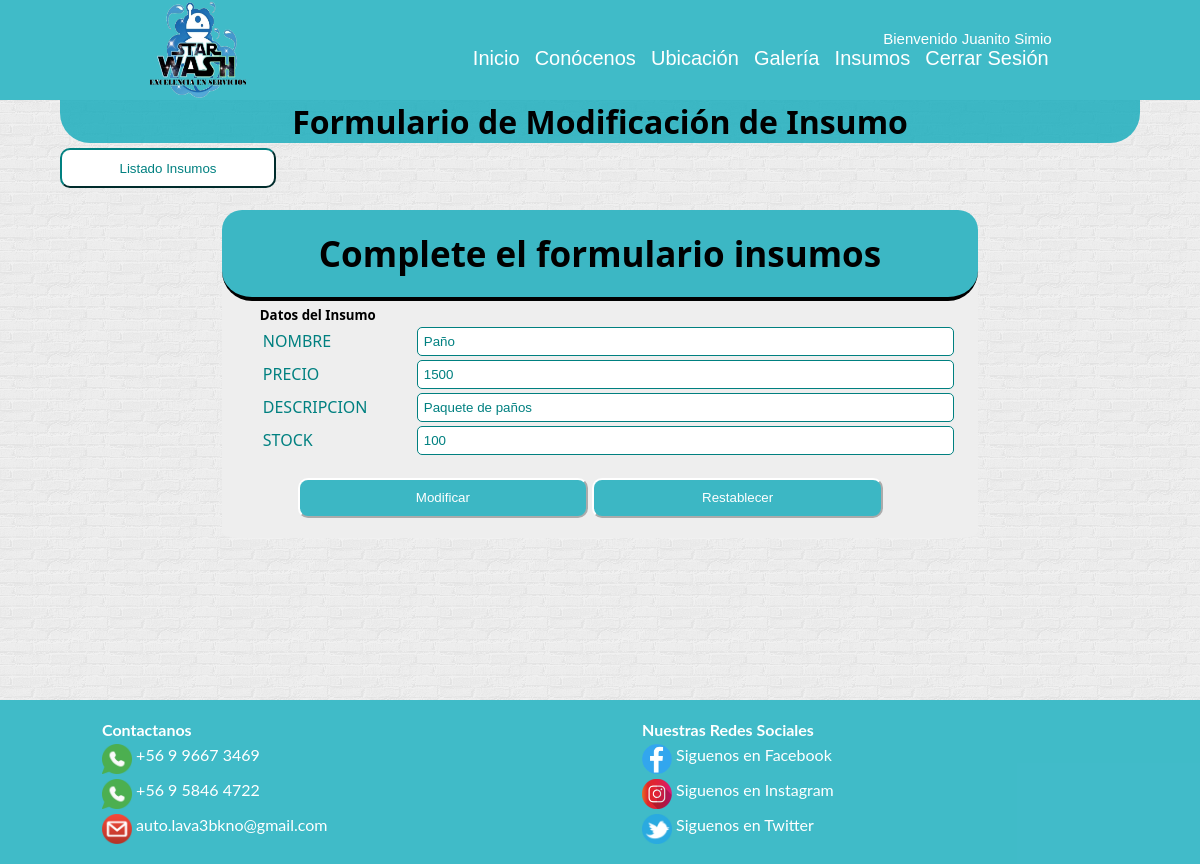
/buscar/Paño/ (signed in), run on the app's committed database.
### StarWash/models.py (models this page shows, shortened)
class Insumo (models.Model):
    nombre = models.CharField(max_length=80, primary_key=True)
    precio = models.IntegerField()
    descripcion = models.TextField(max_length=200, null=True)
    stock = models.IntegerField()

### StarWash/views.py (the view)
# urls.py: path('buscar/<id>/', buscar, name='BUSCAR'),
@login_required(login_url='/login/') #pide que este logeado
@permission_required('StarWash.view_insumo', login_url='/login/') #pide un permiso para ver insumos
def buscar(request,id):
    try:
        insumo = Insumo.objects.get(nombre=id)
        return render(request,'web/formulario_insumo_mod.html',{'insumo':insumo})
    except :
        msg = 'No existe el Insumo'
    response = requests.get("http://127.0.0.1:8000/api/insumos/")
    lista_insumos = response.json()
    return render(request,'web/admin_insumos.html',{'lista_insumos':lista_insumos,'mensaje':msg})

### StarWash/templates/web/formulario_insumo_mod.html (shortened to what this page needs)
{% extends "web/base.html" %} {% load static%} {% block estilos %} {% endblock estilos %} {% block contenido%}
<div id="section">
    <h1>Formulario de Modificación de Insumo</h1>
    <input class="boton-admin" type="button" value="Listado Insumos" onclick="ir()">
    <form action="{% url 'MODIFICAR' %}" method="POST" class="forma" onsubmit="return validarFormularioProductos()">
        <table>
            <h1 class="tituloFormulario">Complete el formulario insumos</h1>
            <h5>Datos del Insumo</h5>
            <div class="contenedor-formulario">
                <tr>
                    <td>
                        <p class="lbl"> NOMBRE </p>
                    </td>
                    <td class="caja">
                        <input type="text" value="{{insumo.nombre}}" id="txtNombreInsumo" name="NombreInsumo" class="field" minlength="3" maxlength="200" required readonly="readonly"></td>
                </tr>
                <tr>
                    <td>
                        <p class="lbl "> PRECIO </p>
                    </td>
                    <td class="caja "><input type="number " value="{{insumo.precio}} " id="txtPrecio " name="Precio" class="field" required placeholder="Ej: 1000"></td>
                </tr>
                <tr>
                    <td>
                        <p class="lbl "> DESCRIPCION </p>
                    </td>
                    <td class="caja "><input type="text " value="{{insumo.descripcion}} " id="txtDescripcion" name="Descripcion" class="field" minlength="3" maxlength="200"></td>
                </tr>
                <tr>
                    <td>
                        <p class="lbl "> STOCK </p>
                    </td>
                    <td class="caja "><input type="number " value="{{insumo.stock}}" id="txtStock" name="Stock" class="field"></td>
                </tr>
            </div>
        </table>
        <div class="botones ">
            <input class="boton" type="submit" value="Modificar">
            <input class="boton" type="reset" value="Restablecer">
        </div>
    </form>
</div>
{% endblock contenido %}

### StarWash/templates/web/base.html (shortened to what this page needs)
<!DOCTYPE html>
<html lang="es">
{% load static %}
<head>
    <link rel="stylesheet" href="{% static 'css/estilos.css' %}"> {% block estilos %} {% endblock estilos %}
    <link rel="icon" href="{% static 'img/logo/Logo.png' %}" /> {% load pwa %} {% progressive_web_app_meta %}
</head>
<body>
    <header class="header">
        <div class="container logo-nav-container">
            <div class="logo">
                <a href="{% url 'INDEX' %}">
                    <img src="{% static 'img/logo/Logo.png' %}" alt="">
                </a>
            </div>
            <div class="barraMenu">
                <div class="bienvenidaUsuario">
                    {% if user.is_authenticated %}
                    <p> Bienvenido {{user.first_name}} {{user.last_name}}</p>
                    {% endif%}
                </div>
                <nav class="navigation">
                    <ul class="">
                        <li><a href="{% url 'INDEX' %}">Inicio</a></li>
                        <li><a href="{% url 'CONOCENOS' %}">Conócenos</a></li>
                        <li><a href="{% url 'UBICACION' %}">Ubicación</a></li>
                        <li><a href="{% url 'GALERIA' %}">Galería</a></li>
                        {% if user.is_authenticated %}
                        <li><a href="{% url 'INSUMOS' %}">Insumos</a></li>
                        <li><a href="{% url 'LOGOUT' %}">Cerrar Sesión</a></li>
                        {% else %}
                        <li><a href="{% url 'FORMULARIO' %}">Registrar</a></li>
                        <li><a href="{% url 'LOGIN' %}">Iniciar Sesión</a></li>
                        {% endif%}
                    </ul>
                </nav>
            </div>
        </div>
    </header>
    <main class="main">
        <div class="container">
            {% block contenido %} {% endblock contenido %}
        </div>
    </main>
    <footer class="footer">
        <div class="container">
            <div class="icon-footer ">
                <div class="contactanos">
                    <h4>Contactanos</h4>
                    <p>
                        <a href="https://web.whatsapp.com/ " target="_blank ">
                            <img src="{% static 'img/redesSociales/icon_whatsapp.png' %} "> +56 9 9667 3469
                        </a>
                    </p>
                    <p>
                        <a href="https://web.whatsapp.com/ " target="_blank ">
                            <img src="{% static 'img/redesSociales/icon_whatsapp.png' %} "> +56 9 5846 4722
                        </a>
                    </p>
                    <p>
                        <a href="https://www.gmail.com/mail/help/intl/es/about.html?iframe " target="_blank ">
                            <img src="{% static 'img/redesSociales/icon_gmail.png' %} "> auto.lava3bkno@gmail.com
                        </a>
                    </p>
                </div>
                <div class="redesSociales">
                    <h4>Nuestras Redes Sociales</h4>
                    <p>
                        <a href="https://www.facebook.com/miguel.lavado.1829 " target="_blank ">
                            <img src="{% static 'img/redesSociales/icon_facebook.png' %} "> Siguenos en Facebook
                        </a>
                    </p>
                    <p>
                        <a href="https://www.instagram.com/autolavtresope/?hl=en " target="_blank ">
                            <img src="{% static 'img/redesSociales/icon_instagram.png' %} "> Siguenos en Instagram
                        </a>
                    </p>
                    <p>
                        <a href="https://twitter.com/AutoLavado7 " target="_blank ">
                            <img src="{% static 'img/redesSociales/icon_twitter.png' %} "> Siguenos en Twitter
                        </a>
                    </p>
                </div>
            </div>
        </div>
    </footer>
</body>
</html>

### StarWash/static/css/estilos.css (style rules this page uses)
* { margin: 0 auto; }
.container { width: 90%; height: 100%; max-width: 1400px; margin: 0 auto; }
.container h1 { background: #1abc; text-align: center; margin-bottom: 5px; border-bottom-left-radius: 30px; border-bottom-right-radius: 30px; }
.header { background: #1abc; color: white; left: 0; top: 0; width: 100%; }
.header a { text-decoration: none; color: white; }
.logo { width: 100px; height: 100px; }
.logo img { width: 100%; height: 100%; }
.logo-nav-container { display: flex; justify-content: space-between; align-items: center; flex-wrap: wrap; }
.bienvenidaUsuario { text-align: right; margin-right: 0; text-decoration: none; color: white; font-family: 'Gill Sans', 'Gill Sans MT', Calibri, 'Trebuchet MS', sans-serif; font-size: 15px; }
.navigation ul li { display: inline-block; padding-left: 5px; right: 0; text-align: center; }
.navigation a { padding: 3px; transition: all 0.4s linear; border-radius: 5px; font-family: 'Gill Sans', 'Gill Sans MT', Calibri, 'Trebuchet MS', sans-serif; font-size: 20px; }
.main { width: 100%; height: 100%; font-family: 'Segoe UI', Tahoma, Geneva, Verdana, sans-serif; background-image: url(../img/brickwall.png); }
.footer { background: #1abc; width: 100%; margin-bottom: 0; position: relative; }
.footer h5, h4 { color: white; }
.icon-footer { display: flex; flex-wrap: wrap; padding-top: 20px; padding-bottom: 20px; }
.icon-footer img { height: 30px; width: 30px; margin-top: 5px; vertical-align: middle; }
.icon-footer a { text-decoration: none; color: white; }
.contactanos { width: 45%; padding-left: 30px; }
.redesSociales { width: 45%; padding-left: 30px; }
body { font-family: 'lato'; }
#section { width: 100%; height: 600px; }
#section h1 { background: #1abc; text-align: center; margin-bottom: 5px; }
.tituloFormulario { color: black; padding: 20px; text-align: center; font-size: 35px; background: #1abc; border-bottom: solid 4px black; border-top-left-radius: 20px; border-top-right-radius: 20px; }
.lbl { color: teal; width: 150px; }
.forma { width: 70%; margin: 0 auto; margin-top: 2%; max-width: 800px; background-color: #eee; border-radius: 2%; border-top-left-radius: 20px; border-top-right-radius: 20px; align-content: center; }
.forma table, h5 { padding-left: 5%; }
.field { border-radius: 5px; border: solid teal 1px; padding: 6px; border-color: teal; color: teal; width: 100% }
.caja { width: 100%; padding-right: 5%; }
.botones { padding: 20px; padding-left: 10%; }
.boton { border-radius: 10px; border-color: white; background-color: #1abc; width: 44%; height: 40px; color: white; }
.boton-admin { border-radius: 10px; border-color: teal; background-color: white; width: 20%; height: 40px; color: teal; min-width: 200px; }

### data on the page
Insumo: NombreInsumo "Paño", Precio "1500", Descripcion "Paquete de paños", Stock "100"

### other printed values
{{ user.first_name }} "Juanito"
{{ user.last_name }} "Simio"
